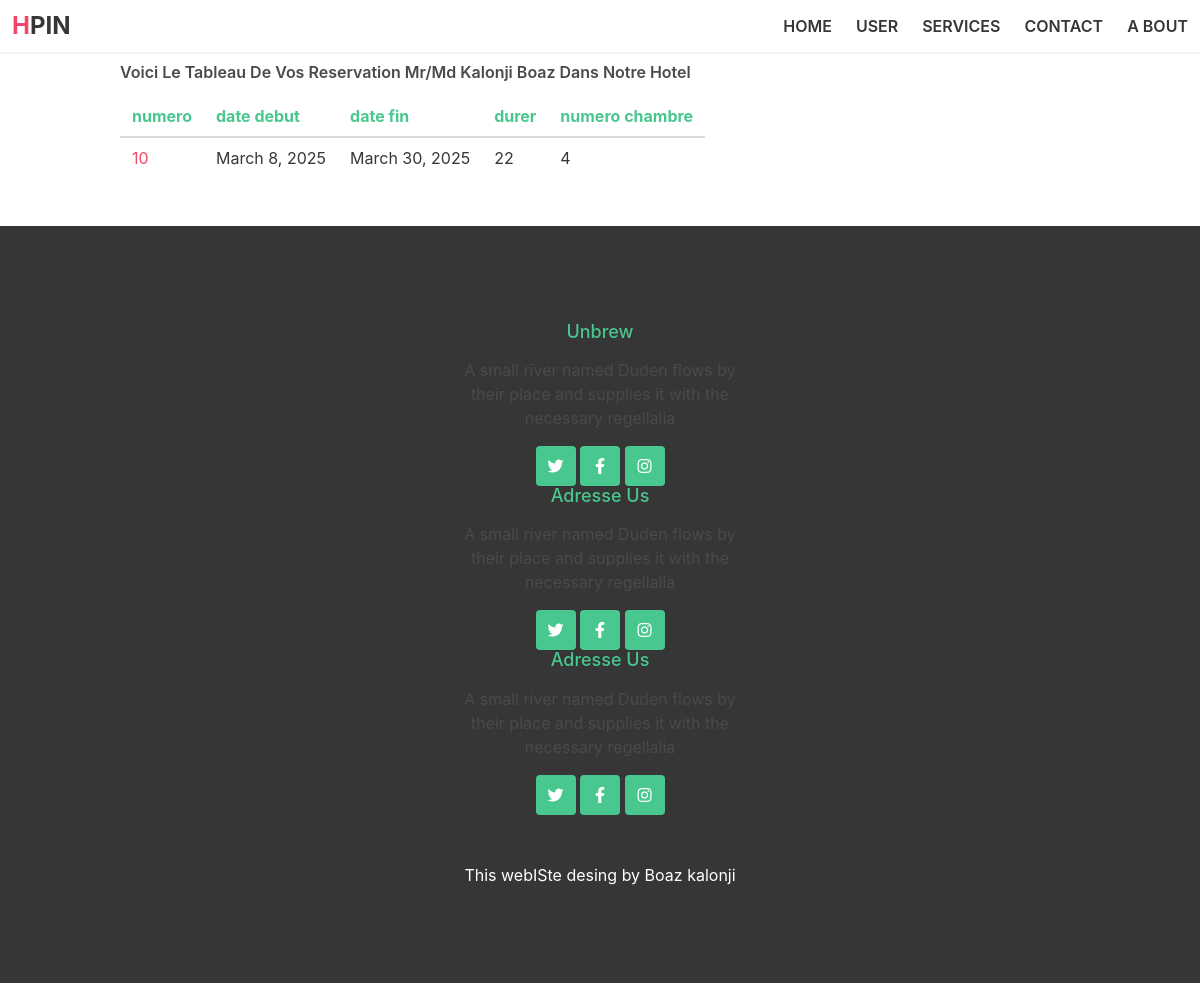
/utilisateurs/viewreservation/2/ (signed in), run on the app's committed database.
### gestionhotel/models.py (models this page shows, shortened)
class Reservations(models.Model):
    user = models.ForeignKey(User, on_delete=models.CASCADE)
    compte = models.ForeignKey(Comptes, on_delete=models.CASCADE, null=False)
    chambre = models.ForeignKey(Chambres, on_delete=models.CASCADE, blank=True)
    date_debut = models.DateField(null=False)
    date_fin = models.DateField(null=False)
    num_compte = models.IntegerField()
    durer = models.IntegerField()
    code_reservation = models.IntegerField(unique=True)

### utilisateurs/views.py (the view)
# urls.py: path('viewreservation/<int:id>/', viewreservation, name='viewreservation'),
@login_required(login_url = 'utilisateurs:login_users')
def viewreservation(request,id):
    context = {
        'reservation':Reservations.objects.filter(user_id = id)
    }
    return render(request,'utilisateurs/viewreservation.html', context)

### utilisateurs/templates/utilisateurs/viewreservation.html (shortened to what this page needs)
{% extends 'base.html' %}
{% load static %}
{% block content %}
    <section class="section ">
        <div class="container">
            <h1 class=" mt-3 mb-3 is-6 has-text-weight-semibold is-capitalized">Voici le tableau de  vos reservation Mr/Md {{ user.username }}
                {{user.last_name}}  dans notre Hotel </h1>
            <div class="table-container is-centered">
                <table class="table is-striped ">
                    <thead>
                        <tr>
                            <th  class="has-text-success">numero</th>
                            <th  class="has-text-success">date debut</th>
                            <th  class="has-text-success">date fin</th>
                            <th  class="has-text-success">durer</th>
                            <th  class="has-text-success">numero chambre</th>
                        </tr>
                    </thead>
                    <tbody>
                        {% for i in reservation %}
                            <tr>
                                <td class="has-text-danger">{{i.id}}</td>
                                <td>{{i.date_debut}}</td>
                                <td>{{i.date_fin}}</td>
                                <td>{{i.durer}}</td>
                                <td>{{i.chambre_id}}</td>
                            </tr>
                        {% endfor %}
                    </tbody>
                </table>
            </div>
        </div>
    </section>
{% endblock %}

### data on the page
Reservations: id "10", date_debut "March 8, 2025", date_fin "March 30, 2025", durer "22", chambre_id "4"

### other printed values
{{ user.username }} "Kalonji"
{{ user.last_name }} "Boaz"
